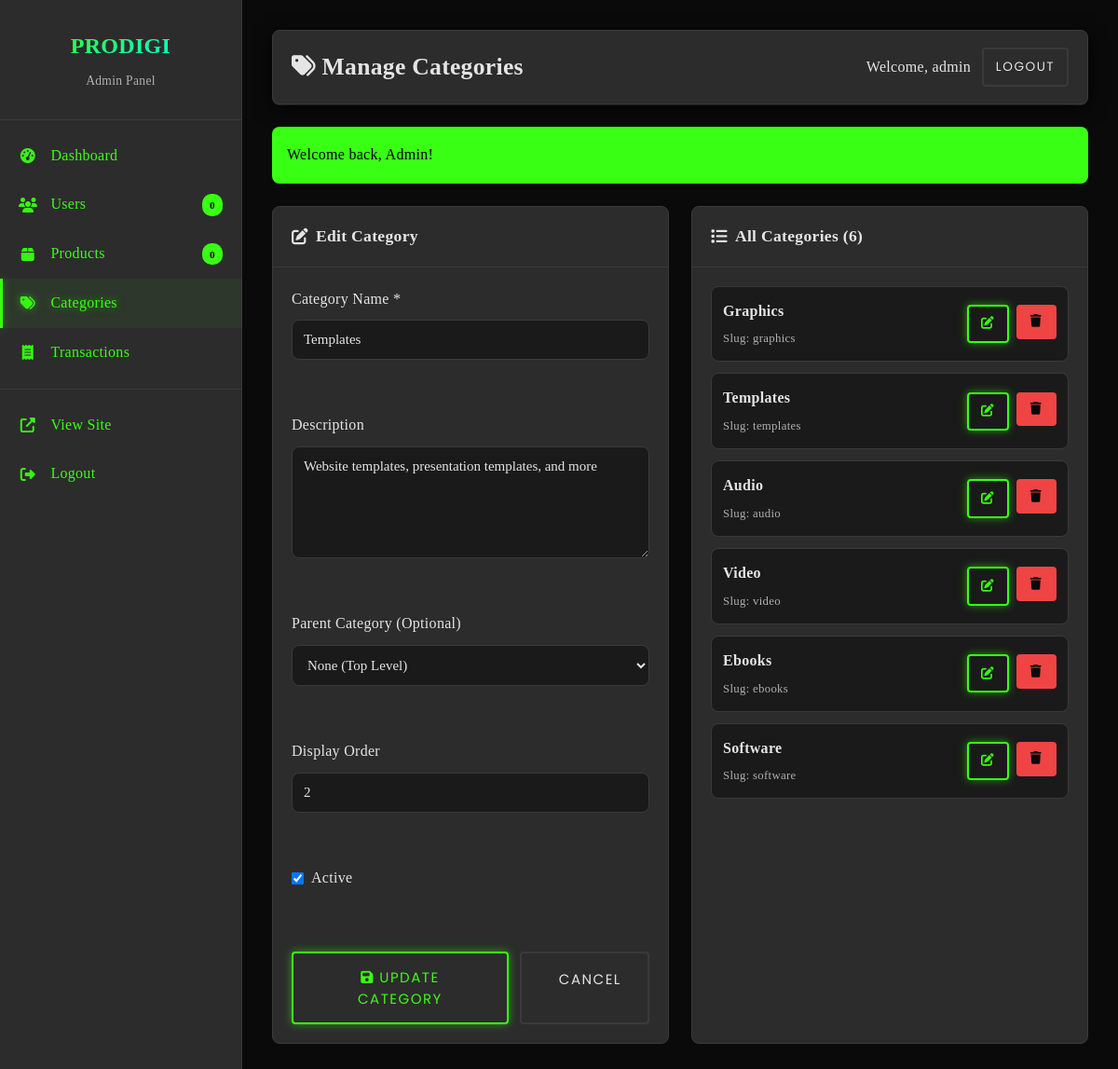
The app's page /admin/categories.php?edit=2 (signed in) with its own data.
### tables this page shows
CREATE TABLE categories (
    category_id INT PRIMARY KEY AUTO_INCREMENT,
    category_name VARCHAR(50) NOT NULL,
    category_slug VARCHAR(50) UNIQUE NOT NULL,
    category_description TEXT,
    category_icon VARCHAR(100),
    parent_category_id INT DEFAULT NULL,
    is_active TINYINT(1) DEFAULT 1,
    display_order INT DEFAULT 0,
    created_at TIMESTAMP DEFAULT CURRENT_TIMESTAMP,
    FOREIGN KEY (parent_category_id) REFERENCES categories(category_id) ON DELETE SET NULL,
    INDEX idx_category_slug (category_slug)
);

### config/config.php (called while the page is built, shortened)
<?php
spl_autoload_register(function ($class_name) {
    $utilsClasses = ['FileUpload', 'Utils', 'Category', 'Review'];
    if (in_array($class_name, $utilsClasses)) {
        $file = CLASSES_PATH . '/Utils.php';
        if (file_exists($file)) {
            return;
        }
    }
});
?>

### classes/Database.php (called while the page is built, shortened)
<?php
class Database {
    private static $instance = null;
    private $connection;
    private $host;
    private $username;
    private $password;
    private $database;
    private $charset;
    private function __construct() {
        $this->host = DB_HOST;
        $this->username = DB_USER;
        $this->password = DB_PASS;
        $this->database = DB_NAME;
        $this->charset = DB_CHARSET;
    }
    public static function getInstance() {
        if (self::$instance === null) {
            self::$instance = new self();
        }
        return self::$instance;
    }
    private function connect() {
        try {
            $dsn = "mysql:host={$this->host};dbname={$this->database};charset={$this->charset}";
            $options = [
                PDO::ATTR_ERRMODE => PDO::ERRMODE_EXCEPTION,
                PDO::ATTR_DEFAULT_FETCH_MODE => PDO::FETCH_ASSOC,
                PDO::ATTR_EMULATE_PREPARES => false,
                PDO::ATTR_PERSISTENT => true
            ];
            $this->connection = new PDO($dsn, $this->username, $this->password, $options);
        } catch (PDOException $e) {
            throw new Exception("Database connection failed: " . $e->getMessage());
        }
    }
    public function query($query, $params = []) {
        try {
            $stmt = $this->connection->prepare($query);
            $stmt->execute($params);
            return $stmt;
        } catch (PDOException $e) {
            throw new Exception("Query execution failed: " . $e->getMessage());
        }
    }
    public function fetchOne($query, $params = []) {
        $stmt = $this->query($query, $params);
        return $stmt->fetch();
    }
    public function fetchAll($query, $params = []) {
        $stmt = $this->query($query, $params);
        return $stmt->fetchAll();
    }
}
?>

### admin/categories.php (the view, shortened to what this page needs)
<?php
require_once __DIR__ . '/../config/config.php';
$category = new Category();
$editCategory = null;
if (isset($_GET['edit'])) {
    $editCategory = $category->getCategoryById($_GET['edit']);
}
$categories = $category->getAllCategories();
?>
<!DOCTYPE html>
<html lang="en">
<head>
    <link rel="stylesheet" href="<?php echo CSS_URL; ?>/dark-neon-theme.css">
    <link rel="stylesheet" href="<?php echo CSS_URL; ?>/admin.css">
    <link rel="stylesheet" href="https://cdnjs.cloudflare.com/ajax/libs/font-awesome/6.4.0/css/all.min.css">
</head>
<body class="admin-body">
    <?php include '../views/admin/sidebar.php'; ?>
    <div class="admin-main">
        <header class="admin-header">
            <h1><i class="fas fa-tags"></i> Manage Categories</h1>
            <div class="admin-user">
                <span>Welcome, <?php echo htmlspecialchars($_SESSION['username']); ?></span>
                <a href="<?php echo APP_URL; ?>/logout.php" class="btn btn-outline btn-sm">Logout</a>
            </div>
        </header>
        <div class="admin-content">
            <div class="dashboard-row">
                <div class="dashboard-card">
                    <div class="card-header">
                        <h2><i class="fas fa-<?php echo $editCategory ? 'edit' : 'plus'; ?>"></i>
                            <?php echo $editCategory ? 'Edit' : 'Add New'; ?> Category
                        </h2>
                    </div>
                    <div class="card-body">
                        <form method="POST" action="" class="form-vertical">
                            <div class="form-group">
                                <label for="category_name">Category Name *</label>
                                <input type="text" id="category_name" name="category_name" required
                                       value="<?php echo htmlspecialchars($editCategory['category_name'] ?? ''); ?>"
                                       class="form-control">
                            </div>
                            <div class="form-group">
                                <label for="category_description">Description</label>
                                <textarea id="category_description" name="category_description" rows="3"
                                          class="form-control"><?php echo htmlspecialchars($editCategory['category_description'] ?? ''); ?></textarea>
                            </div>
                            <div class="form-group">
                                <label for="parent_category_id">Parent Category (Optional)</label>
                                <select id="parent_category_id" name="parent_category_id" class="form-control">
                                    <option value="">None (Top Level)</option>
                                </select>
                            </div>
                            <div class="form-group">
                                <label for="display_order">Display Order</label>
                                <input type="number" id="display_order" name="display_order" min="0"
                                       value="<?php echo $editCategory['display_order'] ?? 0; ?>"
                                       class="form-control">
                            </div>
                            <?php if ($editCategory): ?>
                            <div class="form-group">
                                <label class="checkbox-label">
                                    <input type="checkbox" name="is_active"
                                           <?php echo $editCategory['is_active'] ? 'checked' : ''; ?>>
                                    Active
                                </label>
                            </div>
                            <?php endif; ?>
                            <div class="form-actions">
                                <button type="submit" class="btn btn-primary">
                                    <i class="fas fa-save"></i>
                                    <?php echo $editCategory ? 'Update' : 'Add'; ?> Category
                                </button>
                                <?php if ($editCategory): ?>
                                <a href="categories.php" class="btn btn-outline">Cancel</a>
                                <?php endif; ?>
                            </div>
                        </form>
                    </div>
                </div>
                <div class="dashboard-card">
                    <div class="card-header">
                        <h2><i class="fas fa-list"></i> All Categories (<?php echo count($categories); ?>)</h2>
                    </div>
                    <div class="card-body">
                        <?php if (empty($categories)): ?>
                            <p class="text-muted">No categories found</p>
                        <?php else: ?>
                            <div class="categories-list">
                                <?php foreach ($categories as $cat): ?>
                                <div class="category-item">
                                    <div class="category-info">
                                        <strong><?php echo htmlspecialchars($cat['category_name']); ?></strong>
                                        <small>
                                            Slug: <?php echo htmlspecialchars($cat['category_slug']); ?>
                                        </small>
                                    </div>
                                    <div class="category-actions">
                                        <a href="?edit=<?php echo $cat['category_id']; ?>"
                                           class="btn btn-sm btn-primary">
                                            <i class="fas fa-edit"></i>
                                        </a>
                                        <form method="POST" style="display: inline;">
                                            <button type="submit" class="btn btn-sm btn-danger"
                                                    onclick="return confirm('Delete this category? Products in this category will need reassignment.')">
                                                <i class="fas fa-trash"></i>
                                            </button>
                                        </form>
                                    </div>
                                </div>
                                <?php endforeach; ?>
                            </div>
                        <?php endif; ?>
                    </div>
                </div>
            </div>
        </div>
    </div>
</body>
</html>

### assets/css/dark-neon-theme.css (style rules this page uses)
:root { --neon-green: #39FF14; --neon-green-light: #00FF7F; --neon-glow: rgba(57, 255, 20, 0.5); --bg-primary: #0A0A0A; --bg-secondary: #1A1A1A; --bg-card: #2C2C2C; --bg-hover: #3A3A3A; --text-primary: #E5E5E5; --text-secondary: #B0B0B0; --text-muted: #808080; --border-color: #3A3A3A; --border-neon: var(--neon-green); --shadow-sm: 0 2px 8px rgba(0, 0, 0, 0.5); --shadow-md: 0 4px 16px rgba(0, 0, 0, 0.6); --shadow-lg: 0 8px 24px rgba(0, 0, 0, 0.7); --glow-sm: 0 0 10px var(--neon-glow); --glow-md: 0 0 20px var(--neon-glow); --glow-lg: 0 0 30px var(--neon-glow), 0 0 40px var(--neon-glow); --radius-sm: 4px; --radius-md: 8px; --radius-lg: 12px; --spacing-xs: 0.75rem; --spacing-sm: 1.5rem; --spacing-md: 2.5rem; --spacing-lg: 3.5rem; --spacing-xl: 5rem; --transition: all 0.3s cubic-bezier(0.4, 0, 0.2, 1); --accent-cyan: #00FFFF; --accent-blue: #00A3FF; --accent-purple: #B537FF; --accent-pink: #FF4D94; --accent-amber: #FFC857; --accent-teal: #00E5A8; --accent-cyan-glow: rgba(0, 255, 255, 0.4); --accent-blue-glow: rgba(0, 163, 255, 0.4); --accent-purple-glow: rgba(181, 55, 255, 0.4); --accent-pink-glow: rgba(255, 77, 148, 0.4); --accent-amber-glow: rgba(255, 200, 87, 0.35); --accent-teal-glow: rgba(0, 229, 168, 0.4); }
* { margin: 0; padding: 0; box-sizing: border-box; }
body { font-family: 'Times New Roman', Times, serif; font-size: 16px; line-height: 1.8; color: var(--text-primary); background-color: var(--bg-primary); overflow-x: hidden; font-weight: 300; letter-spacing: 0.3px; }
header { background-color: rgba(10, 10, 10, 0.95); backdrop-filter: blur(10px); box-shadow: 0 4px 20px rgba(0, 0, 0, 0.8), 0 1px 0 var(--border-color); position: sticky; top: 0; z-index: 1000; border-bottom: 1px solid var(--border-color); }
.btn { display: inline-block; padding: 14px 40px; font-size: 15px; font-weight: 400; text-align: center; border-radius: var(--radius-sm); cursor: pointer; transition: var(--transition); border: 2px solid transparent; text-decoration: none; font-family: 'Poppins', sans-serif; text-transform: uppercase; letter-spacing: 1.5px; position: relative; overflow: hidden; }
.btn-primary { background-color: transparent; color: var(--neon-green); border: 2px solid var(--neon-green); box-shadow: var(--glow-sm); }
.btn-outline { background-color: transparent; color: var(--text-primary); border: 2px solid var(--border-color); }
.btn-sm { padding: 8px 24px; font-size: 13px; }
.card-body { padding: var(--spacing-md); }
.form-group { margin-bottom: var(--spacing-md); }
.form-control { width: 100%; padding: 14px 18px; background: var(--bg-card); border: 1px solid var(--border-color); border-radius: var(--radius-sm); color: var(--text-primary); font-family: 'Poppins', sans-serif; font-size: 15px; transition: var(--transition); }
.form-control::placeholder { color: var(--text-muted); }
textarea.form-control { resize: vertical; min-height: 120px; }
select.form-control { cursor: pointer; }

### assets/css/admin.css (style rules this page uses)
.btn.btn-sm { padding: 0.4rem 0.8rem; font-size: 0.85rem; }

### views/admin/sidebar.php (style rules this page uses)
.admin-body { display: flex; min-height: 100vh; background: var(--bg-primary); color: var(--text-primary); }
.admin-main { margin-left: 260px; flex: 1; padding: 2rem; }
.admin-header { display: flex; justify-content: space-between; align-items: center; margin-bottom: 1.5rem; background: var(--bg-card); padding: 1rem 1.25rem; border-radius: var(--radius-md); border: 1px solid var(--border-color); }
.admin-header h1 { font-size: 1.6rem; color: var(--text-primary); }
.admin-user { display: flex; align-items: center; gap: 0.75rem; }
.admin-content { display: flex; flex-direction: column; gap: 1.5rem; }
.dashboard-row { display: grid; grid-template-columns: repeat(auto-fit, minmax(380px, 1fr)); gap: 1.25rem; }
.dashboard-card { background: var(--bg-card); border-radius: var(--radius-md); border: 1px solid var(--border-color); overflow: hidden; }
.card-header { padding: 1rem 1.25rem; border-bottom: 1px solid var(--border-color); display: flex; justify-content: space-between; align-items: center; }
.card-header h2 { font-size: 1.1rem; color: var(--text-primary); display: flex; align-items: center; gap: 0.5rem; }
.card-body { padding: 1.25rem; }
.btn-sm { padding: 0.45rem 0.9rem; font-size: 0.85rem; }
.btn-danger { background: #EF4444; color: #0a0a0a; }

### records on screen
categories: category_name "Templates", category_description "Website templates, presentation templates, and more", display_order "2", is_active "☑", category_slug "templates"
categories: category_name "Graphics", category_slug "graphics"
categories: category_name "Audio", category_slug "audio"
categories: category_name "Video", category_slug "video"
categories: category_name "Ebooks", category_slug "ebooks"
categories: category_name "Software", category_slug "software"

### other values on screen
$stats['total_users'] "0"
$stats['total_products'] "0"
$_SESSION['username'] "admin"
$message "Welcome back, Admin!"
count($categories) "6"
